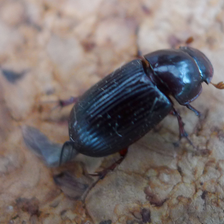
#> input picture hw5/images/000.png, 224 x 224 px; its folder holds 2 pictures in this run; the run also reads 1 picture not shown here
$ python pca.py ../hw5/images ../hw5/images/001.png out.png
#> lines starting #> are read from the running program, lines starting #| are printed output that depends on the picture
import os
import sys
import numpy as np
from skimage.io import imread, imsave

IMAGE_PATH = sys.argv[1] #'Aberdeen'

# Images for compression & reconstruction
test_image = [sys.argv[2]] #['1.jpg','10.jpg','22.jpg','37.jpg','72.jpg']
# Number of principal components used
k = 5

def process(img):
    M = img.copy()
    M -= np.min(M)
    M /= np.max(M)
    M = (M * 255).astype(np.uint8)
    return M

if __name__ == '__main__':
    filelist = os.listdir(IMAGE_PATH)
    filelist = [filename for filename in filelist if filename[0] != '.']
    # Record the shape of images
    img_shape = imread(os.path.join(IMAGE_PATH,filelist[0])).shape

    img_data = []
    for filename in filelist:
        tmp = imread(os.path.join(IMAGE_PATH,filename))
#> tmp is the input picture: shape (224, 224, 3); mean R, G, B 120.6, 110.5, 108.7
        img_data.append(tmp.flatten())

    training_data = np.array(img_data).astype('float32')

    # Calculate mean & Normalize
    mean = np.mean(training_data, axis = 0)
    training_data -= mean
    print('mean shape:',mean.shape)
#| mean shape: (150528,)
    # Use SVD to find the eigenvectors
    u, s, v = np.linalg.svd(training_data.T, full_matrices = False, compute_uv=True)
#> u = 150528 pairs, first value -0.00619 to 0.0076, second value -0.000899 to 0.995; s = [22039.4, 5.37e-12]; v = [[-0.707, 0.707], [0.707, 0.707]]
    u_principle = u[:,:k] #(m,k)
#> u_principle has the same summary as u
    s_principle = s[:k]
#> s_principle = [22039.4, 5.37e-12]

    for x in test_image:
        # Load image & Normalize
        picked_img = imread(os.path.join(IMAGE_PATH,x))
        X = picked_img.flatten().astype('float32')
        X -= mean

        # Compression
        #weight = np.array([picked_img.dot(u_principle.T[i]) for i in range(k)])
        weight = (X.reshape(1, -1)).dot(u_principle)
#> weight = [[15584, 4.84e-05]]
        print('weight shape:', weight.shape)
#| weight shape: (1, 2)
        print(weight)
#| [[1.5584031e+04 4.8365444e-05]]
        # Reconstruction
        reconstruct = process(weight.dot(u_principle.T).flatten() + mean)
        imsave(sys.argv[3], reconstruct.reshape(img_shape))
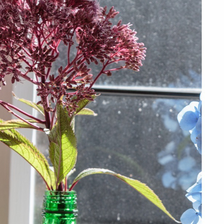
#> saved as out.png: shape (224, 224, 3); mean R, G, B 138.6, 132.4, 131.6
        # [12 lines of commented-out code are left out]
